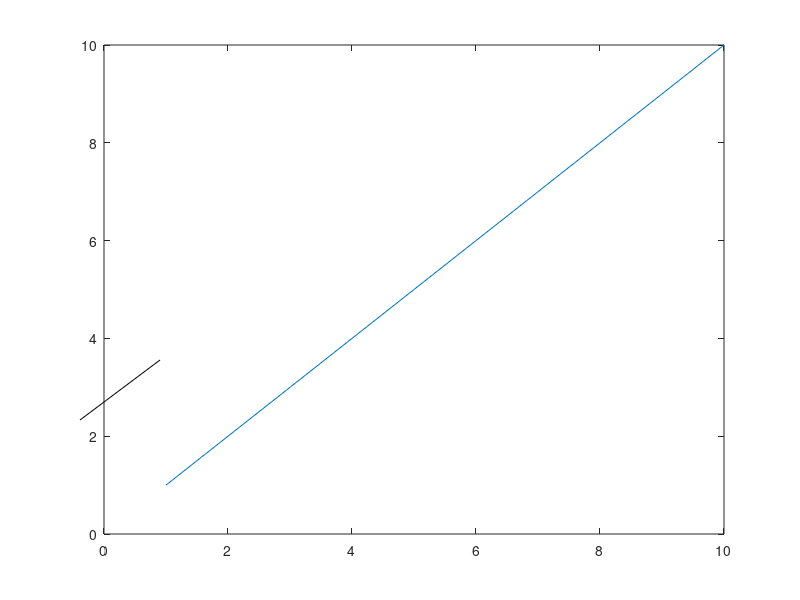

The MATLAB source for this figure: (Note: this script raises an error after producing the figure.)
%=============================================================================
% Copyright (c) 2016-present Allan CORNET (Nelson)
%=============================================================================
% This file is part of Nelson.
%=============================================================================
% LICENCE_BLOCK_BEGIN
% SPDX-License-Identifier: LGPL-3.0-or-later
% LICENCE_BLOCK_END
%=============================================================================
% <--ADV-CLI MODE-->
%=============================================================================
f = figure('Visible', 'off');
plot(1:10);
%=============================================================================
h = annotation('line', [0.1 0.2], [0.3 0.4]);
asserts.istrue(isgraphics(h));
asserts.isequal(h.Type, 'lineshape');
asserts.isequal(h.X, [0.1 0.2]);
asserts.isequal(h.Y, [0.3 0.4]);
asserts.isapprox(h.Position, [0.1 0.3 0.1 0.1], 1e-12);
h.Position = [0.2 0.3 0.4 0.5];
asserts.isapprox(h.X, [0.2 0.6], 1e-12);
asserts.isapprox(h.Y, [0.3 0.8], 1e-12);
h.X = [0.4 0.7];
h.Y = [0.1 0.5];
asserts.isapprox(h.Position, [0.4 0.1 0.3 0.4], 1e-12);
asserts.isapprox(h.Color, [33 33 33] / 255, 1e-12);
asserts.isequal(h.LineStyle, '-');
asserts.isequal(h.LineWidth, 0.5);
%=============================================================================
tb = annotation('textbox', [0.2 0.2 0.3 0.2], 'String', 'label', ...
  'FitBoxToText', 'off', 'BackgroundColor', '#336699', 'FaceAlpha', 0.5, ...
  'Rotation', 10, 'HorizontalAlignment', 'center', 'VerticalAlignment', 'middle');
asserts.isequal(tb.Type, 'textboxshape');
%=============================================================================
c = copyobj(h, f);
asserts.isequal(c.Type, 'lineshape');
asserts.isequal(c.X, h.X);
asserts.isequal(c.Y, h.Y);
asserts.isequal(c.Parent, f);
foundTextBoxes = findobj(f, 'Type', 'textboxshape');
asserts.istrue(any(foundTextBoxes == tb));
delete(c);
asserts.isfalse(isgraphics(c));
%=============================================================================
